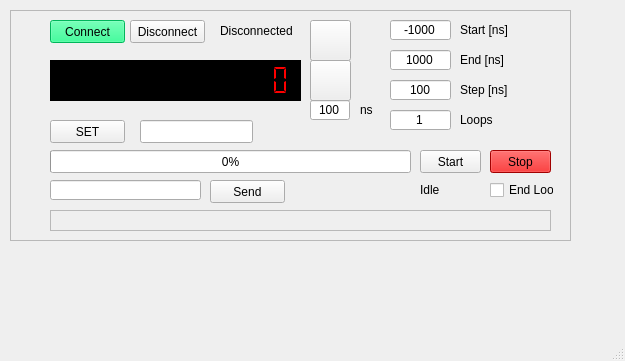
<?xml version="1.0" encoding="UTF-8"?>
<ui version="4.0">
 <class>MainWindow</class>
 <widget class="QMainWindow" name="MainWindow">
  <property name="geometry">
   <rect>
    <x>0</x>
    <y>0</y>
    <width>625</width>
    <height>361</height>
   </rect>
  </property>
  <property name="sizePolicy">
   <sizepolicy hsizetype="Fixed" vsizetype="Maximum">
    <horstretch>0</horstretch>
    <verstretch>0</verstretch>
   </sizepolicy>
  </property>
  <property name="windowTitle">
   <string>MainWindow</string>
  </property>
  <widget class="QWidget" name="centralwidget">
   <widget class="QFrame" name="frame_SRS_DG645">
    <property name="geometry">
     <rect>
      <x>10</x>
      <y>10</y>
      <width>561</width>
      <height>231</height>
     </rect>
    </property>
    <property name="frameShape">
     <enum>QFrame::StyledPanel</enum>
    </property>
    <property name="frameShadow">
     <enum>QFrame::Raised</enum>
    </property>
    <widget class="QLCDNumber" name="SRS_delay_LCD">
     <property name="geometry">
      <rect>
       <x>40</x>
       <y>50</y>
       <width>251</width>
       <height>41</height>
      </rect>
     </property>
     <property name="styleSheet">
      <string notr="true">background-color: rgb(0, 0, 0);
color: rgb(255, 0, 0);</string>
     </property>
     <property name="digitCount">
      <number>15</number>
     </property>
     <property name="segmentStyle">
      <enum>QLCDNumber::Flat</enum>
     </property>
    </widget>
    <widget class="QLineEdit" name="SRS_abs_entry">
     <property name="geometry">
      <rect>
       <x>130</x>
       <y>110</y>
       <width>113</width>
       <height>23</height>
      </rect>
     </property>
    </widget>
    <widget class="QPushButton" name="SRS_abs_btn">
     <property name="geometry">
      <rect>
       <x>40</x>
       <y>110</y>
       <width>75</width>
       <height>23</height>
      </rect>
     </property>
     <property name="text">
      <string>SET</string>
     </property>
    </widget>
    <widget class="QPushButton" name="SRS_connect_btn">
     <property name="geometry">
      <rect>
       <x>40</x>
       <y>10</y>
       <width>75</width>
       <height>23</height>
      </rect>
     </property>
     <property name="styleSheet">
      <string notr="true">background-color: rgb(0, 255, 127);</string>
     </property>
     <property name="text">
      <string>Connect</string>
     </property>
     <property name="flat">
      <bool>false</bool>
     </property>
    </widget>
    <widget class="QPushButton" name="SRS_disconnect_btn">
     <property name="enabled">
      <bool>true</bool>
     </property>
     <property name="geometry">
      <rect>
       <x>120</x>
       <y>10</y>
       <width>75</width>
       <height>23</height>
      </rect>
     </property>
     <property name="text">
      <string>Disconnect</string>
     </property>
    </widget>
    <widget class="QLabel" name="SRS_connect_status_lbl">
     <property name="geometry">
      <rect>
       <x>210</x>
       <y>10</y>
       <width>101</width>
       <height>21</height>
      </rect>
     </property>
     <property name="text">
      <string>Disconnected</string>
     </property>
    </widget>
    <widget class="QPushButton" name="SRS_delay_up_btn">
     <property name="geometry">
      <rect>
       <x>300</x>
       <y>10</y>
       <width>41</width>
       <height>41</height>
      </rect>
     </property>
     <property name="text">
      <string/>
     </property>
     <property name="icon">
      <iconset>
       <normalon>../Quadro_tests/button_up_1.png</normalon>
      </iconset>
     </property>
    </widget>
    <widget class="QPushButton" name="SRS_delay_dw_btn">
     <property name="geometry">
      <rect>
       <x>300</x>
       <y>50</y>
       <width>41</width>
       <height>41</height>
      </rect>
     </property>
     <property name="text">
      <string/>
     </property>
     <property name="icon">
      <iconset>
       <normaloff>../Quadro_tests/button_down_1.png</normaloff>../Quadro_tests/button_down_1.png</iconset>
     </property>
    </widget>
    <widget class="QLineEdit" name="SRS_rel_entry">
     <property name="geometry">
      <rect>
       <x>300</x>
       <y>90</y>
       <width>40</width>
       <height>20</height>
      </rect>
     </property>
     <property name="text">
      <string>100</string>
     </property>
     <property name="alignment">
      <set>Qt::AlignCenter</set>
     </property>
    </widget>
    <widget class="QLineEdit" name="SRS_scan_start_entry">
     <property name="geometry">
      <rect>
       <x>380</x>
       <y>10</y>
       <width>61</width>
       <height>20</height>
      </rect>
     </property>
     <property name="text">
      <string>-1000</string>
     </property>
     <property name="alignment">
      <set>Qt::AlignCenter</set>
     </property>
    </widget>
    <widget class="QLineEdit" name="SRS_scan_stop_entry">
     <property name="geometry">
      <rect>
       <x>380</x>
       <y>40</y>
       <width>61</width>
       <height>20</height>
      </rect>
     </property>
     <property name="text">
      <string>1000</string>
     </property>
     <property name="alignment">
      <set>Qt::AlignCenter</set>
     </property>
    </widget>
    <widget class="QLineEdit" name="SRS_scan_step_entry">
     <property name="geometry">
      <rect>
       <x>380</x>
       <y>70</y>
       <width>61</width>
       <height>20</height>
      </rect>
     </property>
     <property name="text">
      <string>100</string>
     </property>
     <property name="alignment">
      <set>Qt::AlignCenter</set>
     </property>
    </widget>
    <widget class="QPushButton" name="SRS_scan_start_btn">
     <property name="geometry">
      <rect>
       <x>410</x>
       <y>140</y>
       <width>61</width>
       <height>23</height>
      </rect>
     </property>
     <property name="text">
      <string>Start</string>
     </property>
    </widget>
    <widget class="QProgressBar" name="SRS_progressBar">
     <property name="geometry">
      <rect>
       <x>40</x>
       <y>140</y>
       <width>361</width>
       <height>23</height>
      </rect>
     </property>
     <property name="maximum">
      <number>10000</number>
     </property>
     <property name="value">
      <number>0</number>
     </property>
     <property name="alignment">
      <set>Qt::AlignCenter</set>
     </property>
     <property name="format">
      <string>%p%</string>
     </property>
    </widget>
    <widget class="QLineEdit" name="SRS_com_entry">
     <property name="geometry">
      <rect>
       <x>40</x>
       <y>170</y>
       <width>151</width>
       <height>20</height>
      </rect>
     </property>
    </widget>
    <widget class="QPushButton" name="SRS_send_command_btn">
     <property name="geometry">
      <rect>
       <x>200</x>
       <y>170</y>
       <width>75</width>
       <height>23</height>
      </rect>
     </property>
     <property name="text">
      <string>Send</string>
     </property>
    </widget>
    <widget class="QLabel" name="SRS_com_out_lbl">
     <property name="geometry">
      <rect>
       <x>40</x>
       <y>200</y>
       <width>501</width>
       <height>21</height>
      </rect>
     </property>
     <property name="frameShape">
      <enum>QFrame::StyledPanel</enum>
     </property>
     <property name="frameShadow">
      <enum>QFrame::Sunken</enum>
     </property>
     <property name="text">
      <string/>
     </property>
    </widget>
    <widget class="QLabel" name="label_2">
     <property name="geometry">
      <rect>
       <x>350</x>
       <y>90</y>
       <width>47</width>
       <height>20</height>
      </rect>
     </property>
     <property name="text">
      <string>ns</string>
     </property>
    </widget>
    <widget class="QLabel" name="label_3">
     <property name="geometry">
      <rect>
       <x>450</x>
       <y>10</y>
       <width>47</width>
       <height>20</height>
      </rect>
     </property>
     <property name="text">
      <string>Start [ns]</string>
     </property>
    </widget>
    <widget class="QLabel" name="label_4">
     <property name="geometry">
      <rect>
       <x>450</x>
       <y>40</y>
       <width>47</width>
       <height>20</height>
      </rect>
     </property>
     <property name="text">
      <string>End [ns]</string>
     </property>
    </widget>
    <widget class="QLabel" name="label_5">
     <property name="geometry">
      <rect>
       <x>450</x>
       <y>70</y>
       <width>47</width>
       <height>20</height>
      </rect>
     </property>
     <property name="text">
      <string>Step [ns]</string>
     </property>
    </widget>
    <widget class="QPushButton" name="SRS_scan_stop_btn">
     <property name="geometry">
      <rect>
       <x>480</x>
       <y>140</y>
       <width>61</width>
       <height>23</height>
      </rect>
     </property>
     <property name="styleSheet">
      <string notr="true">background-color: rgb(225, 0, 0);</string>
     </property>
     <property name="text">
      <string>Stop</string>
     </property>
    </widget>
    <widget class="QLineEdit" name="SRS_scan_loop_entry">
     <property name="geometry">
      <rect>
       <x>380</x>
       <y>100</y>
       <width>61</width>
       <height>20</height>
      </rect>
     </property>
     <property name="text">
      <string>1</string>
     </property>
     <property name="alignment">
      <set>Qt::AlignCenter</set>
     </property>
    </widget>
    <widget class="QLabel" name="label_6">
     <property name="geometry">
      <rect>
       <x>450</x>
       <y>100</y>
       <width>47</width>
       <height>20</height>
      </rect>
     </property>
     <property name="text">
      <string>Loops</string>
     </property>
    </widget>
    <widget class="QLabel" name="SRS_status_lbl">
     <property name="geometry">
      <rect>
       <x>410</x>
       <y>170</y>
       <width>60</width>
       <height>20</height>
      </rect>
     </property>
     <property name="text">
      <string>Idle</string>
     </property>
    </widget>
    <widget class="QCheckBox" name="end_at_loop_chkbx">
     <property name="geometry">
      <rect>
       <x>480</x>
       <y>170</y>
       <width>64</width>
       <height>20</height>
      </rect>
     </property>
     <property name="text">
      <string>End Loop</string>
     </property>
    </widget>
   </widget>
  </widget>
  <widget class="QMenuBar" name="menubar">
   <property name="geometry">
    <rect>
     <x>0</x>
     <y>0</y>
     <width>625</width>
     <height>21</height>
    </rect>
   </property>
  </widget>
  <widget class="QStatusBar" name="statusbar"/>
 </widget>
 <resources/>
 <connections/>
</ui>
